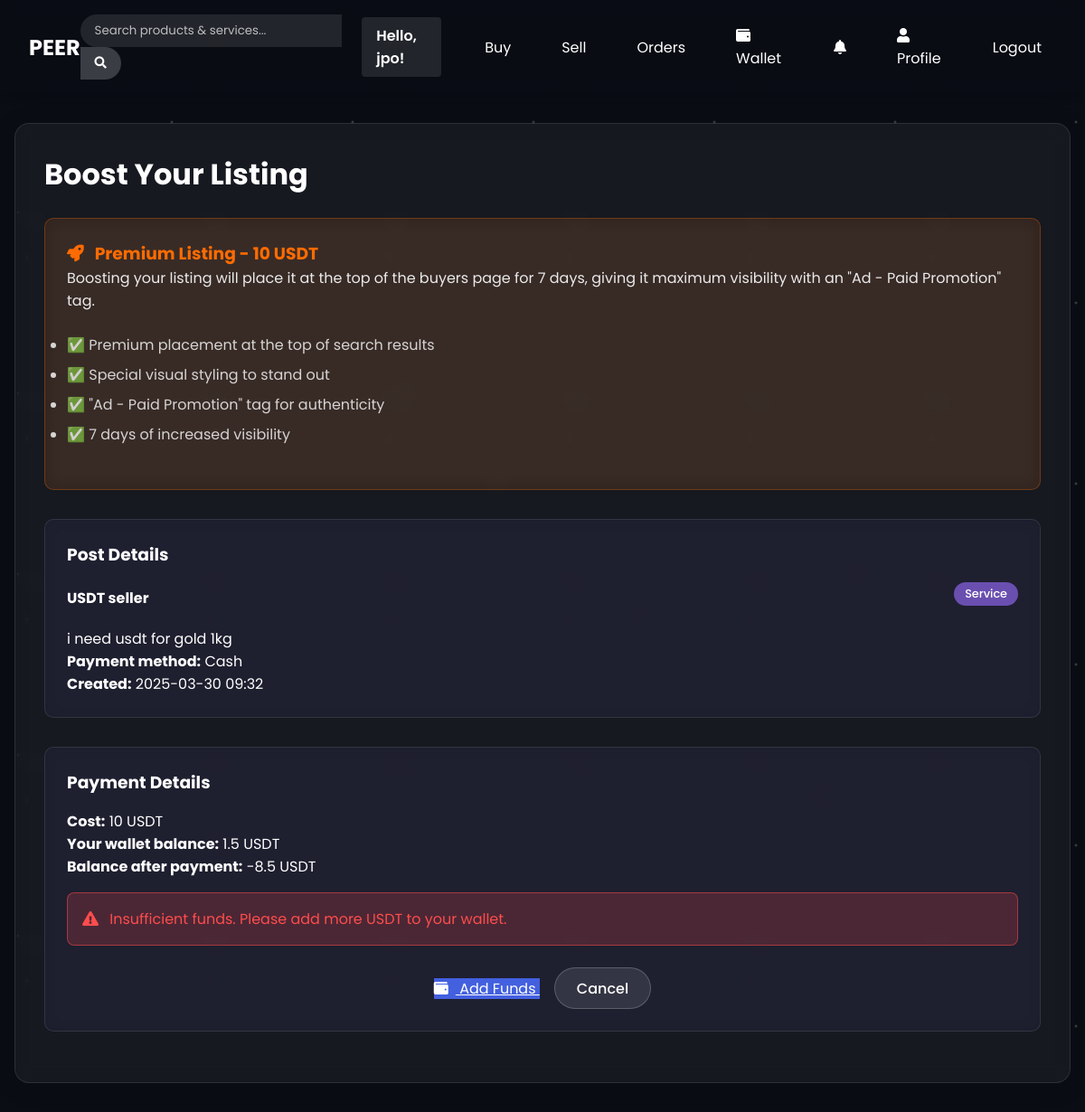
Page /boost_post/3 (signed in) on the committed database.
### app.py (models this page shows)
class User(db.Model):
    id = db.Column(db.Integer, primary_key=True)
    username = db.Column(db.String(50), unique=True, nullable=False)
    email = db.Column(db.String(100), unique=True, nullable=False)
    password_hash = db.Column(db.String(256), nullable=False)
    created_at = db.Column(db.DateTime, default=datetime.utcnow)
    is_verified = db.Column(db.Boolean, default=False)  # KYC verification status
    verification_date = db.Column(db.DateTime, nullable=True)  # When the user was verified
    reputation_score = db.Column(db.Float, default=0.0)  # User reputation score
    phone_number = db.Column(db.String(20), nullable=True)  # User phone number
    dob = db.Column(db.Date, nullable=True)  # Date of birth
    location = db.Column(db.String(100), nullable=True)  # User's location/country
    posts = db.relationship('Post', backref='seller', lazy=True)
    orders = db.relationship('Order', backref='buyer', lazy=True)

class Post(db.Model):
    id = db.Column(db.Integer, primary_key=True)
    title = db.Column(db.String(100), nullable=False)
    description = db.Column(db.Text, nullable=True)
    post_type = db.Column(db.String(20), nullable=False)  # 'product' or 'service'
    payment_method = db.Column(db.String(50), nullable=False)
    custom_payment = db.Column(db.String(100), nullable=True)
    timeline_options = db.Column(db.String(200), nullable=False)  # Comma-separated options
    seller_id = db.Column(db.Integer, db.ForeignKey('user.id'), nullable=False)
    created_at = db.Column(db.DateTime, default=datetime.utcnow)
    is_boosted = db.Column(db.Boolean, default=False)  # Whether the post is boosted
    boost_expires_at = db.Column(db.DateTime, nullable=True)  # When the boost expires
    is_draft = db.Column(db.Boolean, default=False)  # Whether the post is a draft
    orders = db.relationship('Order', backref='post', lazy=True)

class Wallet(db.Model):
    id = db.Column(db.Integer, primary_key=True)
    user_id = db.Column(db.Integer, db.ForeignKey('user.id'), nullable=False, unique=True)
    address = db.Column(db.String(42), nullable=False, unique=True)  # BEP20 address (42 chars with 0x prefix)
    encrypted_private_key = db.Column(db.Text, nullable=False)  # Encrypted private key
    balance = db.Column(db.String(30), default="0")  # Store as string to avoid floating point issues
    created_at = db.Column(db.DateTime, default=datetime.utcnow)
    user = db.relationship('User', backref=db.backref('wallet', uselist=False))
    transactions = db.relationship('Transaction', backref='wallet', lazy=True)

### app.py (the view)
@app.route('/boost_post/<int:post_id>')
def boost_post(post_id):
    if 'user_id' not in session:
        return redirect(url_for('login'))
    post = Post.query.get_or_404(post_id)
    if post.seller_id != session['user_id']:
        flash('You do not have permission to boost this post', 'error')
        return redirect(url_for('seller_dashboard'))
    user = User.query.get(session['user_id'])
    wallet = Wallet.query.filter_by(user_id=user.id).first()
    if not wallet:
        flash('No wallet found for your account', 'error')
        return redirect(url_for('seller_dashboard'))
    return render_template('boost_post.html', post=post, wallet=wallet)

### app.py (called while the page is built)
@app.context_processor
def inject_user():
    if 'user_id' in session:
        user = User.query.get(session['user_id'])
        return {'current_user': user}
    return {'current_user': None}

### app/templates/boost_post.html (shortened to what this page needs)
{% extends "layout.html" %}
{% block content %}
<div class="dashboard-card">
    <h2 class="dashboard-title">Boost Your Listing</h2>
    <div class="nested-card" style="margin-bottom: 2rem; padding: 1.5rem; background-color: rgba(255, 107, 0, 0.1); border: 1px solid rgba(255, 107, 0, 0.3);">
        <h3 style="margin-top: 0; color: #FF6B00;">
            <i class="fas fa-rocket" style="margin-right: 0.5rem;"></i> Premium Listing - 10 USDT
        </h3>
        <p style="color: rgba(255, 255, 255, 0.9);">
            Boosting your listing will place it at the top of the buyers page for 7 days, giving it maximum visibility with an "Ad - Paid Promotion" tag.
        </p>
        <ul style="color: rgba(255, 255, 255, 0.8); margin: 1.5rem 0;">
            <li style="margin-bottom: 0.5rem;">✅ Premium placement at the top of search results</li>
            <li style="margin-bottom: 0.5rem;">✅ Special visual styling to stand out</li>
            <li style="margin-bottom: 0.5rem;">✅ "Ad - Paid Promotion" tag for authenticity</li>
            <li>✅ 7 days of increased visibility</li>
        </ul>
    </div>
    <div class="nested-card" style="margin-bottom: 2rem;">
        <h3 style="margin-top: 0; margin-bottom: 1rem;">Post Details</h3>
        <div style="display: flex; justify-content: space-between; align-items: center; margin-bottom: 1rem;">
            <h4 style="margin: 0;">{{ post.title }}</h4>
            {% if post.post_type == 'service' %}
                <span class="tag-service">Service</span>
            {% else %}
                <span class="tag-product">Product</span>
            {% endif %}
        </div>
        <p>{{ post.description }}</p>
        <p><strong>Payment method:</strong>
            {% if post.payment_method == 'other' %}
                {{ post.custom_payment }}
            {% else %}
                {{ post.payment_method.capitalize() }}
            {% endif %}
        </p>
        <p><strong>Created:</strong> {{ post.created_at.strftime('%Y-%m-%d %H:%M') }}</p>
    </div>
    <div class="nested-card">
        <h3 style="margin-top: 0; margin-bottom: 1rem;">Payment Details</h3>
        <p><strong>Cost:</strong> 10 USDT</p>
        <p><strong>Your wallet balance:</strong> {{ wallet.balance }} USDT</p>
        <p><strong>Balance after payment:</strong> {{ (wallet.balance|float - 10)|round(2) }} USDT</p>
        {% if wallet.balance|float < 10 %}
            <div style="background-color: rgba(255, 77, 77, 0.2); border: 1px solid rgba(255, 77, 77, 0.5); padding: 1rem; border-radius: 8px; margin: 1rem 0;">
                <p style="color: #ff4d4d; margin: 0;">
                    <i class="fas fa-exclamation-triangle" style="margin-right: 0.5rem;"></i>
                    Insufficient funds. Please add more USDT to your wallet.
                </p>
            </div>
            <div style="text-align: center; margin-top: 1.5rem;">
                <a href="{{ url_for('wallet_dashboard') }}" class="btn-primary">
                    <i class="fas fa-wallet" style="margin-right: 0.5rem;"></i> Add Funds
                </a>
                <a href="{{ url_for('seller_dashboard') }}" class="btn-secondary" style="margin-left: 1rem;">
                    Cancel
                </a>
            </div>
        {% endif %}
    </div>
</div>
{% endblock %}

### app/templates/layout.html (shortened to what this page needs)
<!DOCTYPE html>
<html lang="en">
<head>
    <link rel="stylesheet" href="{{ url_for('static', filename='css/style.css') }}">
    <link rel="stylesheet" href="https://cdnjs.cloudflare.com/ajax/libs/font-awesome/5.15.3/css/all.min.css">
</head>
<body {% if 'user_id' in session %}data-user-id="{{ session['user_id'] }}"{% endif %}>
    <div class="absolute inset-0 overflow-hidden" style="z-index: -10; position: fixed;">
        <div class="stars-bg"></div>
    </div>
    <div class="particles-container" style="z-index: -5; position: fixed;"></div>
    <nav class="navbar">
        <a href="{{ url_for('index') }}" class="logo">PEER</a>
        <div class="search-box">
            <form action="{{ url_for('search') }}" method="get" id="search-form">
                <input type="text" name="query" id="search-input" placeholder="Search products & services...">
                <button type="submit"><i class="fas fa-search"></i></button>
            </form>
        </div>
        <div class="nav-links">
            {% if 'user_id' in session %}
                {% if current_user %}
                <span class="user-greeting">Hello, {{ current_user.username }}!</span>
                {% endif %}
                <a href="{{ url_for('buyer_dashboard') }}">Buy</a>
                <a href="{{ url_for('seller_dashboard') }}">Sell</a>
                <a href="{{ url_for('order_history') }}">Orders</a>
                <a href="{{ url_for('wallet_dashboard') }}"><i class="fas fa-wallet" style="margin-right: 0.5rem;"></i>Wallet</a>
                <a href="{{ url_for('notifications') }}" class="notifications-icon">
                    <i class="fas fa-bell"></i>
                </a>
                <a href="{{ url_for('profile') }}"><i class="fas fa-user" style="margin-right: 0.5rem;"></i>Profile</a>
                <a href="{{ url_for('logout') }}">Logout</a>
            {% else %}
                <a href="{{ url_for('login') }}">Login</a>
                <a href="{{ url_for('signup') }}">Sign Up</a>
            {% endif %}
        </div>
    </nav>
    <div class="container">
        {% block content %}{% endblock %}
    </div>
</body>
</html>

### app/templates/layout.html (style rules this page uses)
.absolute { position: fixed; }
.inset-0 { top: 0; right: 0; bottom: 0; left: 0; }
.overflow-hidden { overflow: hidden; }
html, body { overflow-x: hidden; width: 100%; position: relative; }
button, a, input[type="submit"], input[type="button"], .btn { touch-action: manipulation; }

### app/templates/boost_post.html (style rules this page uses)
.nested-card { background-color: rgba(30, 30, 50, 0.7); border-radius: 10px; padding: 1.5rem; margin-bottom: 1.5rem; }

### rows in the picture
User: username "jpo"
Post: title "USDT seller", description "i need usdt for gold 1kg", payment_method "Cash", created_at "2025-03-30 09:32"
Wallet: balance "1.5", (wallet.balance|float-10)|round(2) "-8.5"
